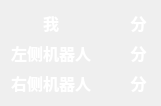
<?xml version="1.0" encoding="UTF-8"?>
<ui version="4.0">
 <class>ScorePanel</class>
 <widget class="QWidget" name="ScorePanel">
  <property name="geometry">
   <rect>
    <x>0</x>
    <y>0</y>
    <width>161</width>
    <height>96</height>
   </rect>
  </property>
  <property name="windowTitle">
   <string>Form</string>
  </property>
  <layout class="QGridLayout" name="gridLayout">
   <item row="0" column="0">
    <widget class="QLabel" name="meTitle">
     <property name="font">
      <font>
       <family>微软雅黑</family>
       <pointsize>12</pointsize>
       <bold>true</bold>
      </font>
     </property>
     <property name="styleSheet">
      <string notr="true">color: rgb(255, 255, 255);</string>
     </property>
     <property name="text">
      <string>我</string>
     </property>
     <property name="alignment">
      <set>Qt::AlignCenter</set>
     </property>
    </widget>
   </item>
   <item row="0" column="1">
    <widget class="QLabel" name="meScore">
     <property name="font">
      <font>
       <family>微软雅黑</family>
       <pointsize>12</pointsize>
       <bold>true</bold>
      </font>
     </property>
     <property name="styleSheet">
      <string notr="true">color: rgb(255, 255, 255);</string>
     </property>
     <property name="text">
      <string/>
     </property>
     <property name="alignment">
      <set>Qt::AlignCenter</set>
     </property>
    </widget>
   </item>
   <item row="0" column="2">
    <widget class="QLabel" name="score1">
     <property name="font">
      <font>
       <family>微软雅黑</family>
       <pointsize>12</pointsize>
       <bold>true</bold>
      </font>
     </property>
     <property name="styleSheet">
      <string notr="true">color: rgb(255, 255, 255);</string>
     </property>
     <property name="text">
      <string>分</string>
     </property>
     <property name="alignment">
      <set>Qt::AlignCenter</set>
     </property>
    </widget>
   </item>
   <item row="1" column="0">
    <widget class="QLabel" name="leftTitle">
     <property name="font">
      <font>
       <family>微软雅黑</family>
       <pointsize>12</pointsize>
       <bold>true</bold>
      </font>
     </property>
     <property name="styleSheet">
      <string notr="true">color: rgb(255, 255, 255);</string>
     </property>
     <property name="text">
      <string>左侧机器人</string>
     </property>
     <property name="alignment">
      <set>Qt::AlignCenter</set>
     </property>
    </widget>
   </item>
   <item row="1" column="1">
    <widget class="QLabel" name="leftScore">
     <property name="font">
      <font>
       <family>微软雅黑</family>
       <pointsize>12</pointsize>
       <bold>true</bold>
      </font>
     </property>
     <property name="styleSheet">
      <string notr="true">color: rgb(255, 255, 255);</string>
     </property>
     <property name="text">
      <string/>
     </property>
     <property name="alignment">
      <set>Qt::AlignCenter</set>
     </property>
    </widget>
   </item>
   <item row="1" column="2">
    <widget class="QLabel" name="score2">
     <property name="font">
      <font>
       <family>微软雅黑</family>
       <pointsize>12</pointsize>
       <bold>true</bold>
      </font>
     </property>
     <property name="styleSheet">
      <string notr="true">color: rgb(255, 255, 255);</string>
     </property>
     <property name="text">
      <string>分</string>
     </property>
     <property name="alignment">
      <set>Qt::AlignCenter</set>
     </property>
    </widget>
   </item>
   <item row="2" column="0">
    <widget class="QLabel" name="rightTitle">
     <property name="font">
      <font>
       <family>微软雅黑</family>
       <pointsize>12</pointsize>
       <bold>true</bold>
      </font>
     </property>
     <property name="styleSheet">
      <string notr="true">color: rgb(255, 255, 255);</string>
     </property>
     <property name="text">
      <string>右侧机器人</string>
     </property>
     <property name="alignment">
      <set>Qt::AlignCenter</set>
     </property>
    </widget>
   </item>
   <item row="2" column="1">
    <widget class="QLabel" name="rightScore">
     <property name="font">
      <font>
       <family>微软雅黑</family>
       <pointsize>12</pointsize>
       <bold>true</bold>
      </font>
     </property>
     <property name="styleSheet">
      <string notr="true">color: rgb(255, 255, 255);</string>
     </property>
     <property name="text">
      <string/>
     </property>
     <property name="alignment">
      <set>Qt::AlignCenter</set>
     </property>
    </widget>
   </item>
   <item row="2" column="2">
    <widget class="QLabel" name="score3">
     <property name="font">
      <font>
       <family>微软雅黑</family>
       <pointsize>12</pointsize>
       <bold>true</bold>
      </font>
     </property>
     <property name="styleSheet">
      <string notr="true">color: rgb(255, 255, 255);</string>
     </property>
     <property name="text">
      <string>分</string>
     </property>
     <property name="alignment">
      <set>Qt::AlignCenter</set>
     </property>
    </widget>
   </item>
  </layout>
 </widget>
 <resources/>
 <connections/>
</ui>
